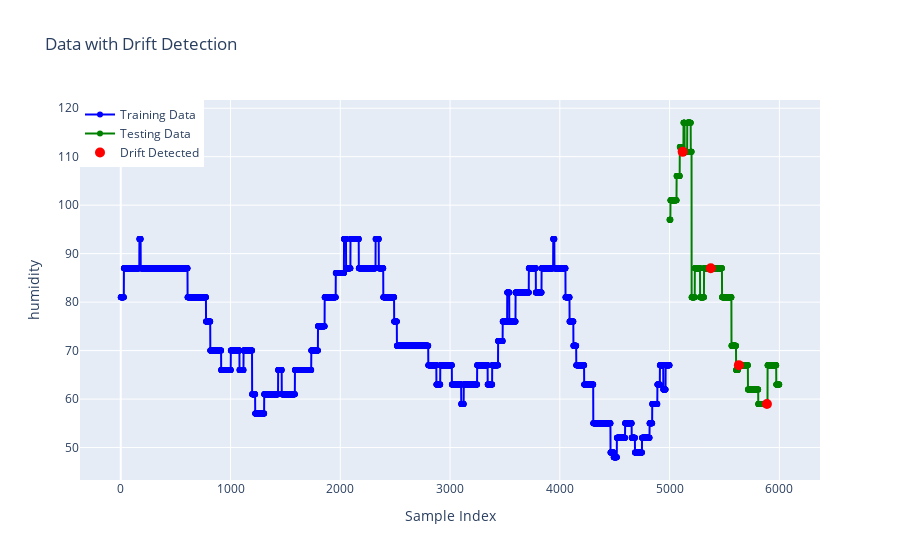

Source (notebook cell):
### Code cell
df_persistant = persistant(df_test, feature_name, 200, lambda x: x + 30, after=False)
drift_points = detect_drift(feature_name, df_train, df_persistant)
plot_drift(feature_name, df_train, df_persistant, drift_points)

### Figure 1 — Plotly figure (JSON) as saved in the notebook; plotly's stock layout.template omitted (floating-point values rounded to 4 significant figures; data arrays with more than 128 entries replaced by an {"elided": "..."} marker saying what was removed)
{"data": [{"line": {"color": "blue"}, "marker": {"symbol": "circle"}, "mode": "lines+markers", "name": "Training Data", "showlegend": true, "type": "scatter", "x": {"elided": "5000 int values"}, "y": {"elided": "5000 int values"}}, {"line": {"color": "green"}, "marker": {"symbol": "circle"}, "mode": "lines+markers", "name": "Testing Data", "showlegend": true, "type": "scatter", "x": {"elided": "1000 int values"}, "y": {"elided": "1000 int values"}}, {"marker": {"color": "red", "size": 10}, "mode": "markers", "name": "Drift Detected", "showlegend": true, "type": "scatter", "x": [5119, 5375, 5631, 5887], "y": [111, 87, 67, 59]}], "layout": {"legend": {"x": 0, "y": 1}, "title": {"text": "Data with Drift Detection"}, "xaxis": {"title": {"text": "Sample Index"}}, "yaxis": {"title": {"text": "humidity"}}}}
